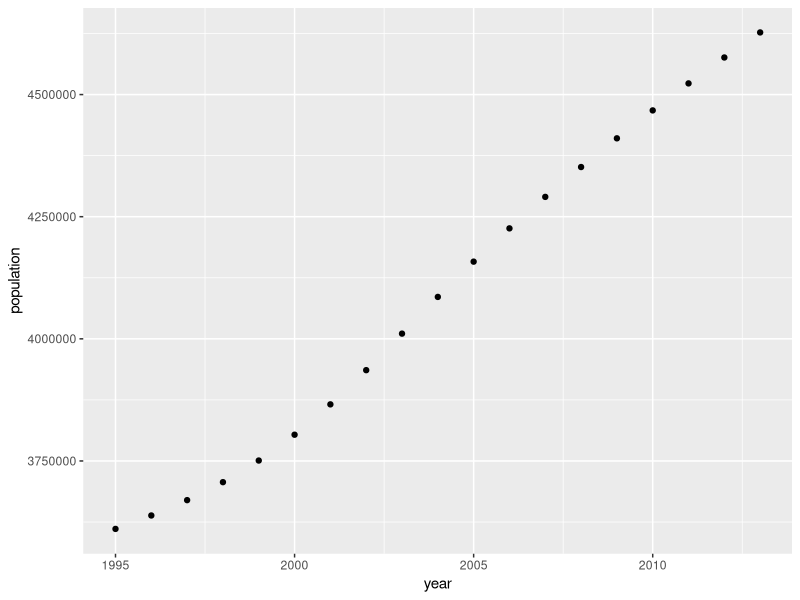
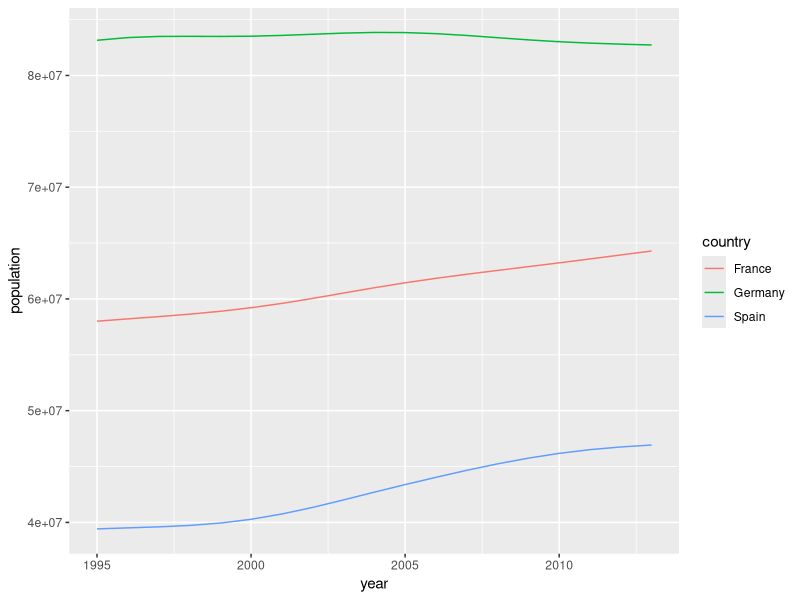
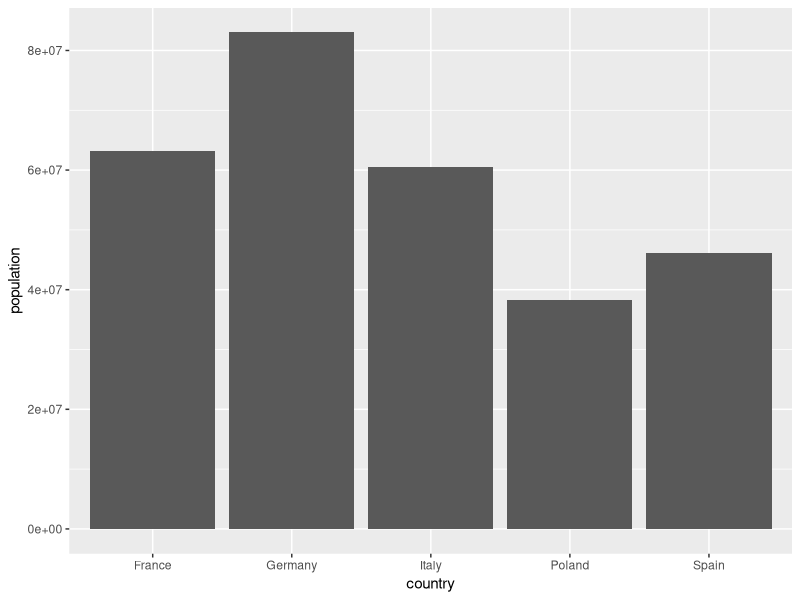
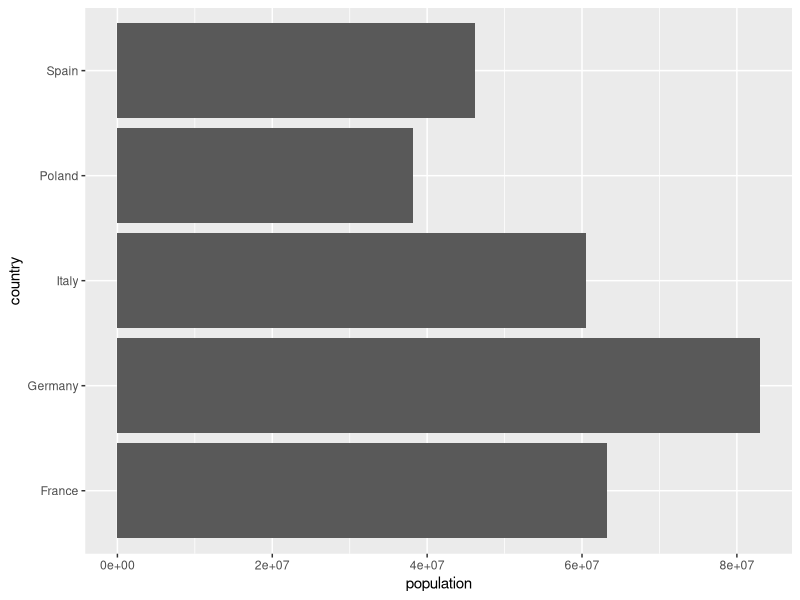
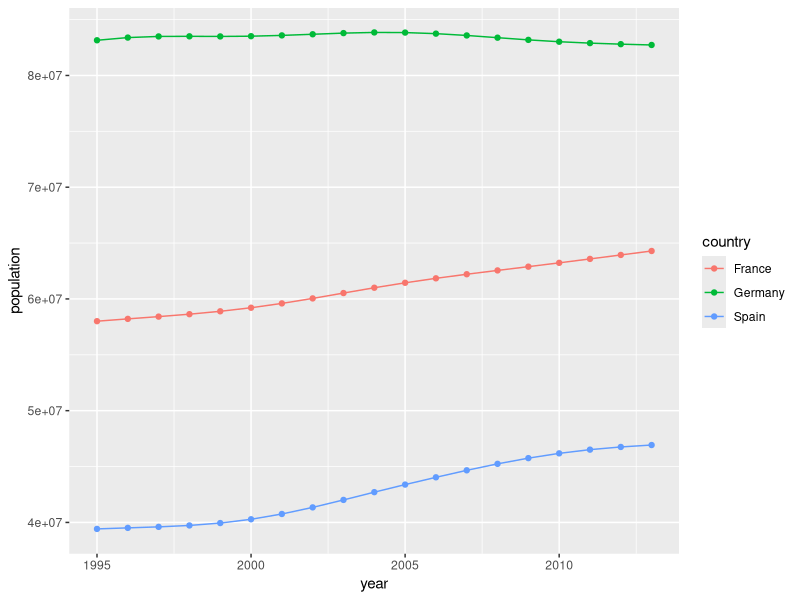
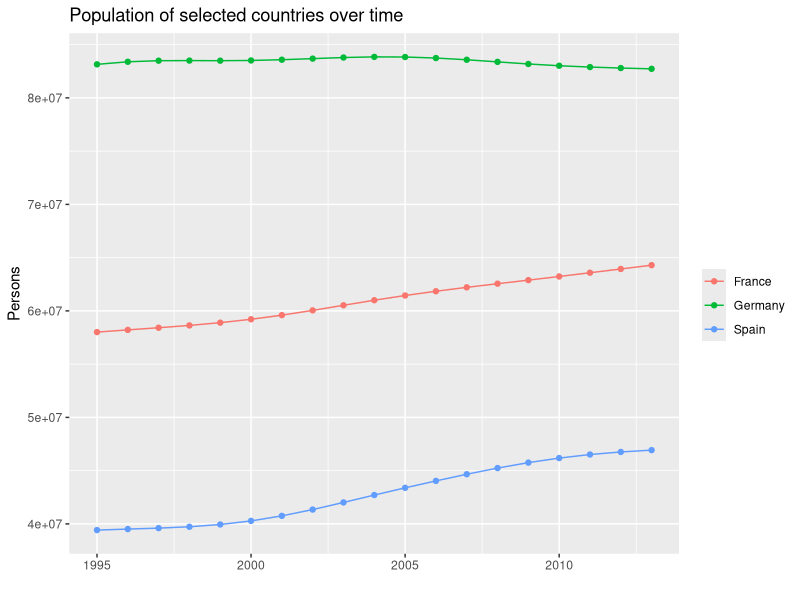
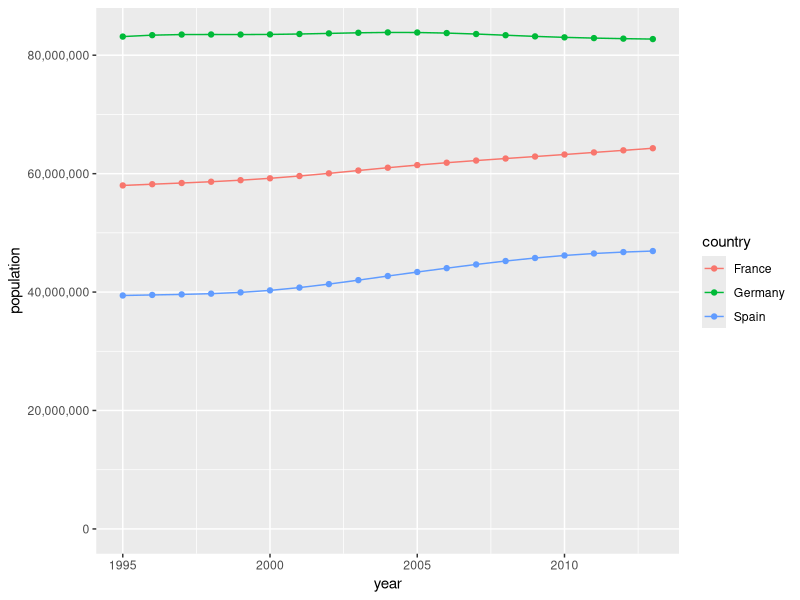
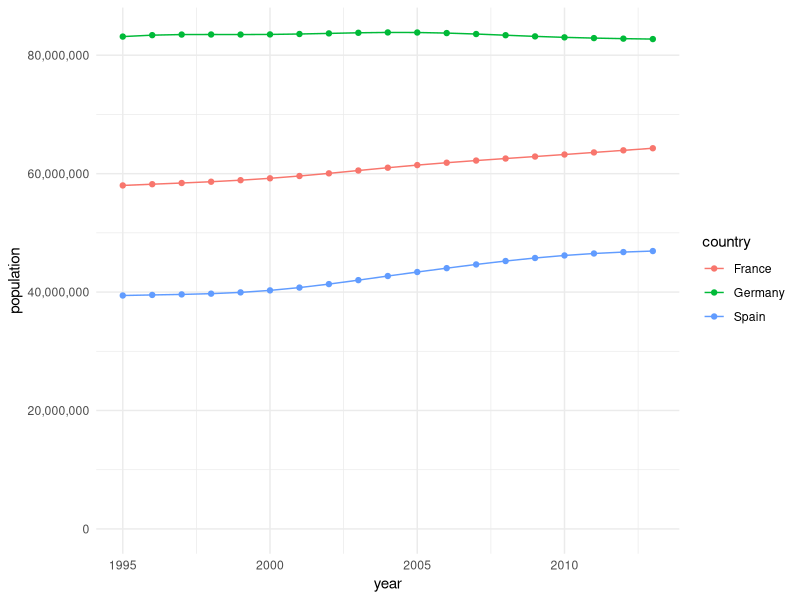

Generate these figures, in order, with R:
## ---- chunk 1
knitr::opts_chunk$set(echo = TRUE, message=F ,warning=F)

kable_this <- function(dataset){
  dataset %>% 
    knitr::kable() %>% 
    kableExtra::kable_styling("striped", full_width = F) %>%
    kableExtra::scroll_box(height = "200px")
}

## ---- chunk 2
x <- 5
## ---- chunk 3
x

x + 2
## ---- chunk 4
numbers_vec <- c(5,6,7,8,9)

numbers_vec
## ---- chunk 5
names_vec <- c("Mary", "Louise", "Tom")

names_vec
## ---- chunk 6
logical_vec <- c(T, F, F, T)

logical_vec
## ---- chunk 7
cancer <- esoph
## ---- chunk 8
library(tidyverse)
knitr::kable(cancer) %>% 
  kableExtra::kable_styling("striped", full_width = F) %>% 
  kableExtra::scroll_box(#width = "100%", 
                         height = "200px")
## ---- chunk 9
some_dataframe <- data.frame(name = c("Mary", "Louise", "Tom"),
                             age = c(30, 40, 50),
                             married = c(FALSE, TRUE, TRUE))
## ---- chunk 10
numbers_vec <- c(5,6,7,8,9)
numbers_vec[2]
## ---- chunk 11
cancer <- esoph

cancer[5,2]
## ---- chunk 12
cancer[5,]
## ---- chunk 13
cancer$agegp
## ---- chunk 14
cancer$agegp[5]
## ---- chunk 15
library(tidyverse)
## ---- chunk 16
cancer %>%
  select(agegp , alcgp) %>%
  kable_this() 
## ---- chunk 17
cancer %>%
  select(-alcgp , -tobgp) %>%
  kable_this() 
## ---- chunk 18
cancer %>%
  select(-contains("gp")) %>%
  kable_this() 
## ---- chunk 19
cancer %>%
  filter(tobgp == "30+") %>%
  kable_this() 
## ---- chunk 20
cancer %>%
  filter(ncases != 0 | ncontrols > 20) %>%
  kable_this() 
## ---- chunk 21
cancer %>%
  filter(ncases %in% c(3,4,5,6)) %>%
  kable_this() 
## ---- chunk 22
cancer %>%
  mutate(new_var = ncases + 5) %>%
  kable_this() 
## ---- chunk 23
cancer %>%
  select(ncontrols) %>% 
  mutate(lots_of_controls = if_else(ncontrols > 15 , "Y" , "N")) %>%
  kable_this() 
## ---- chunk 24
cancer %>%
  mutate(tobgp = as.character(tobgp)) %>% 
  mutate(tobgp = if_else(tobgp == "30+" , "30 or more" , tobgp)) %>% 
  kable_this()
## ---- chunk 25
cancer %>%
  mutate(tobgp = fct_recode(tobgp , "30 or more" = "30+")) %>% 
  kable_this()
## ---- chunk 26
cancer %>%
  select(ncontrols) %>% 
  mutate(amount_of_controls = case_when(
    ncontrols < 10 ~ "very few",
    ncontrols < 20 ~ "a couple",
    ncontrols >= 20 ~ "lots"
  )) %>% 
  kable_this() 
## ---- chunk 27
cancer %>%
  mutate(total_cases = sum(ncases)) %>% 
  kable_this() 
## ---- chunk 28
cancer %>%
  mutate(my_id = row_number() , number_of_rows = n()) %>% 
  kable_this() 
## ---- chunk 29
cancer %>%
  summarise(total_cases = sum(ncases) , 
            total_controls = sum(ncontrols),
            number_of_rows = n()) %>% 
  kable_this() 
## ---- chunk 30
cancer %>%
  group_by(tobgp) %>% 
  mutate(total_controls = sum(ncases)) %>% 
  kable_this()
## ---- chunk 31
cancer %>%
  group_by(agegp) %>% 
  mutate(age_group_counter = row_number()) %>% 
  kable_this()
## ---- chunk 32
cancer %>%
  group_by(agegp, tobgp) %>% 
  summarise(total_cases = sum(ncases)) %>% 
  kable_this()
## ---- chunk 33
cancer %>%
  rename(age_group = agegp , alcohol_group = alcgp) %>% 
  kable_this()
## ---- chunk 34
cancer %>%
  arrange(alcgp, ncases) %>% 
  kable_this()
## ---- chunk 35
data_set_to_join <- data.frame(
  tobgp = c("0-9g/day", "10-19", "20-29", "30+", "All amounts"),
  tobacco_code = c("A", "B", "C", "D", "X")
)
## ---- chunk 36
data_set_to_join %>% 
  kable_this()
## ---- chunk 37
combined_dataset <- left_join(cancer, data_set_to_join , by = "tobgp")
## ---- chunk 38
combined_dataset %>% 
  kable_this()
## ---- chunk 39
cancer_young <- cancer %>% 
  filter(agegp == "25-34")

cancer_old <- cancer %>% 
  filter(agegp == "75+")

## ---- chunk 40
combined_dataset <- bind_rows(cancer_young, cancer_old)
## ---- chunk 41
combined_dataset %>% 
  kable_this()
## ---- chunk 42
population %>% 
  kable_this()
## ---- chunk 43
dataset_for_plot <- population %>% 
  filter(country == "Ireland")

ggplot(data = dataset_for_plot) + 
  geom_point(mapping = aes(x = year, y = population))
## ---- chunk 44
dataset_for_plot <- population %>% 
  filter(country %in% c("France", "Germany", "Spain"))
         
ggplot(data = dataset_for_plot) + 
  geom_line(mapping = aes(x = year, y = population, colour = country))
## ---- chunk 45
dataset_for_plot <- population %>% 
  filter(country %in% c("France", "Germany", "Spain", "Italy", "Poland"), year == 2010)
         
ggplot(dat = dataset_for_plot) + 
  geom_col(mapping = aes(x = country, y = population))
## ---- chunk 46
ggplot(dat = dataset_for_plot) + 
  geom_col(mapping = aes(x = country, y = population)) +
  coord_flip()
## ---- chunk 47
dataset_for_plot <- population %>% 
  filter(country %in% c("France", "Germany", "Spain"))
         
ggplot(data = dataset_for_plot , mapping = aes(x = year, y = population, colour = country)) + 
  geom_line() +
  geom_point()
## ---- chunk 48
ggplot(data = dataset_for_plot , mapping = aes(x = year, y = population, colour = country)) + 
  geom_line() +
  geom_point() +
  labs(x = "",
       y = "Persons", 
       colour = "", 
       title = "Population of selected countries over time")
## ---- chunk 49
library(scales)

ggplot(data = dataset_for_plot , mapping = aes(x = year, y = population, colour = country)) + 
  geom_line() +
  geom_point() + 
  scale_y_continuous(limits = c(0,NA) , label = comma )
  
## ---- chunk 50
library(scales)

ggplot(data = dataset_for_plot , mapping = aes(x = year, y = population, colour = country)) + 
  geom_line() +
  geom_point() + 
  scale_y_continuous(limits = c(0,NA) , label = comma ) + 
  theme_minimal()
  
